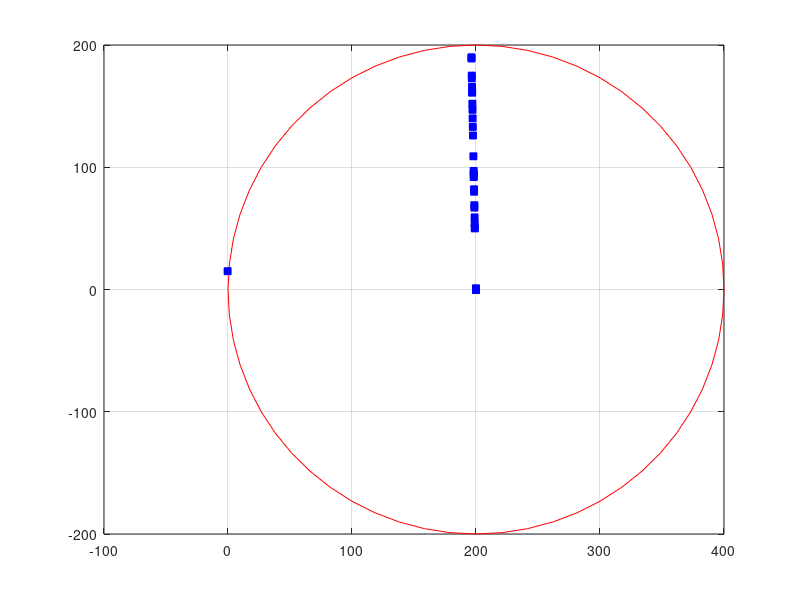

Write MATLAB code to recreate this figure.
clear all;
clc;

% range of network, which is defined with the radius and center
Range = 200;  % radius, so the range of x/y co-ordinate is 400m
ap = [200 0], % center

nodesNum = 40;  % number of nodes 
distance = ones(1,nodesNum);
for k = 1:nodesNum-1
    distance(k) = 50 + floor(50*rand(1));   % distance from node k to node k+1
end

iniDist = floor(10+10*rand(1)); % generate initial distance
distance(1) = iniDist;

v = 100;  % Constant velocity 100 m/s   
% define the moving direction, which is represented with the angle to x-axis
direction = ones(1,nodesNum);  
for k = 1:nodesNum
    direction(k) = 2*pi*rand(1);  % the angle values are between 0 and 2*pi
end
 
t = zeros(1,nodesNum);   % define the time used at each stage during the moving process
pDist = zeros(1,nodesNum);  % define the total distance traveled at each stage during the process
pDist(1) = distance(1);

pos = zeros(nodesNum, 2);  % define the position of every nodes with two co-ordinates
pos(1,1) = distance(1)*cos(direction(1));   % the first column represents x co-ordinate
pos(1,2) = distance(1)*sin(direction(1));   % the second column represents x co-ordinate

for i = 2:nodesNum     % i start from 2 because the initial node has been defined
    pDist(i) = distance(i) + pDist(i-1);    % total distance of current node i is equal to the previous plus travel distance from i-1 to i
    pos(i,1) = distance(i)*cos(direction(1)) + pos(i-1,1);  % x co-ordinate of new node 'i'
    pos(i,2) = distance(i)*sin(direction(1)) + pos(i-1,2);  % y co-ordinate of new node 'i'
    
    % calculating the distance between new node and AP, if it's out of range, pull it back to the center(AP) 
    R = sqrt((pos(i,1)-ap(1)).^2 + (pos(i,2)-ap(2)).^2);  % distance between node i and AP
    if R > Range     
        pos(i,1) = ap(1);
        pos(i,2) = ap(2);
    end
    t(i) = (t(1) + (pDist(i)-pDist(1)))./v;  % time used at stage 'i' is equal to total distance used divided by velocity
end 

% time and position of the nodes
newState = [t' pDist' pos]   

% grah the range circle and the position of each node
sita = 0:pi/30:2*pi;
plot(ap(1)+ Range*cos(sita), ap(2)+Range*sin(sita), 'r-', ...
     pos(:,1), pos(:,2), 'bs', 'MarkerFaceColor','b', 'Markersize',5);
grid on;
 
 
 
 